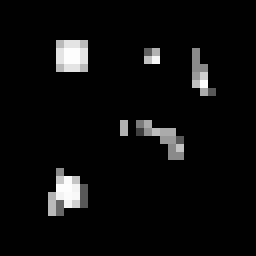
#> input picture samples/Untitled.png, 32 x 32 px (shown 8 times larger)
$ python PSF.py
#> lines starting #> are read from the running program, lines starting #| are printed output that depends on the picture
"""Image convolution using kernel of a matrix which is generated on the fly."""

from typing import List

from PIL import Image

import cv2 as cv

from skimage.util import random_noise


def main() -> None:
    image = cv.imread("samples/Untitled.png", 0)
#> image is the input picture: shape (32, 32); min 0, max 254, mean 11.8
    image_sigma_005 = random_noise(image, var=0.05) * 200
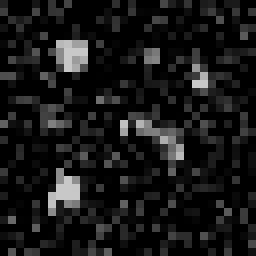
#> image_sigma_005: shape (32, 32) float64 (shown 8 times larger); min 0, max 200, mean 23.7
    image_sigma_01 = random_noise(image, var=0.1) * 200
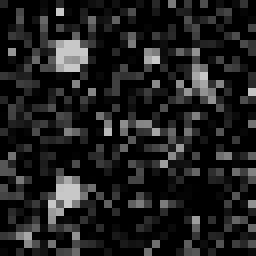
#> image_sigma_01: shape (32, 32) float64 (shown 8 times larger); min 0, max 200, mean 31.8
    image_sigma_005 = cv.GaussianBlur(image_sigma_005, (5, 5), 2) * 1.5
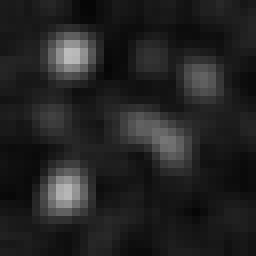
#> image_sigma_005: shape (32, 32) float64 (shown 8 times larger); min 6.12, max 188.4, mean 35.5
    image_sigma_01 = cv.GaussianBlur(image_sigma_01, (5, 5), 2) * 1.5
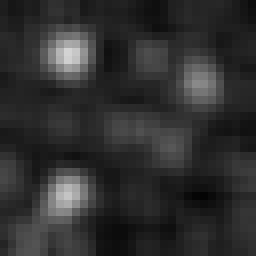
#> image_sigma_01: shape (32, 32) float64 (shown 8 times larger); min 4.33, max 211.3, mean 47.8
    image_sigma_01.round(2)
    image_sigma_005.round(2)
    image_sigma_01.astype(int)
    image_sigma_005.astype(int)
    cv.imwrite("samples/Untitled-Edited-Sigma-005.png", image_sigma_005)
    cv.imwrite("samples/Untitled-Edited-Sigma-01.png", image_sigma_01)


if __name__ == "__main__":
    main()
